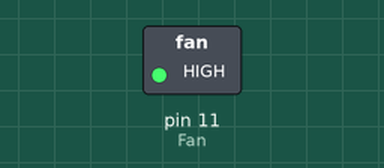
Simulated run of this sketch. Board: Arduino Uno, built with avr-gcc and run on an emulated ATmega328P. Parts: switched loads named in the sketch (green lamp = pin HIGH).

Above: at 1.5 s.
At 4.5 s:
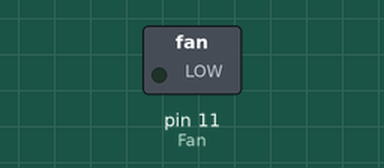
Timing chart, 0 to 7.8 s (numbered marks = the images above):
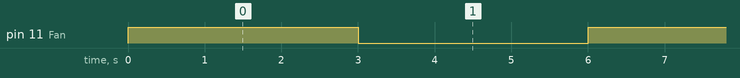

Measured:
- by itself, pin 11 (Fan): alternates HIGH for 3.0 s and LOW for 3.0 s

The sketch:

3-3_Fan.ino
```cpp
int Fan = 11;

void setup() {
  pinMode(Fan, OUTPUT);
}

void loop() {
  analogWrite(Fan, 255);
  delay(3000);
  analogWrite(Fan, 0);
  delay(3000);
}
```
